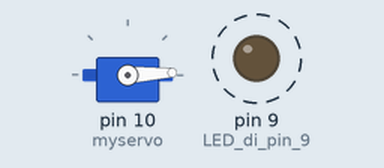
This sketch was run on a simulated Arduino Uno, built with avr-gcc and run on an emulated ATmega328P. Shown: servo, output pins drawn as LEDs (lit = HIGH). Dashed ring = blinking.

Above: at 0.05 s.
At 1.55 s:
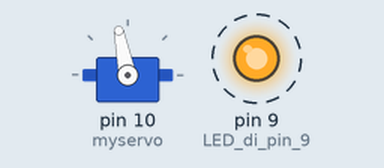
At 3.05 s:
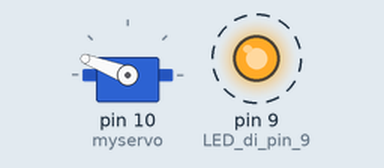
At 5.2 s:
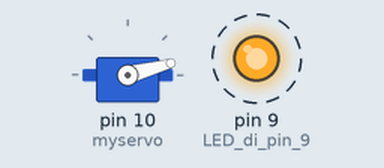
Timing chart, 0 to 7.0 s (numbered marks = the images above):
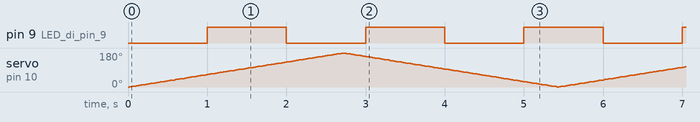

The sketch:

led_servo.ino
```cpp
#include <Servo.h>

Servo myservo;

int pos = 0;
int direction = 1;  // 1 = naik, -1 = turun
unsigned long lastServoMove = 0;
unsigned long lastLedToggle = 0;
bool ledState = false;

void setup() {
  pinMode(9, OUTPUT);       // LED di pin 9
  myservo.attach(10);       // Servo di pin 10
  myservo.write(pos);       // Set awal servo
}

void loop() {
  unsigned long currentMillis = millis();

  // Toggle LED setiap 1000ms
  if (currentMillis - lastLedToggle >= 1000) {
    ledState = !ledState;
    digitalWrite(9, ledState ? HIGH : LOW);
    lastLedToggle = currentMillis;
  }

  // Gerakkan servo tiap 15ms
  if (currentMillis - lastServoMove >= 15) {
    pos += direction;
    myservo.write(pos);
    if (pos >= 180 || pos <= 0) {
      direction = -direction;  // balik arah
    }
    lastServoMove = currentMillis;
  }
}
```

Measured:
- by itself, pin 9 (LED_di_pin_9): alternates HIGH for 1.0 s and LOW for 1.0 s
